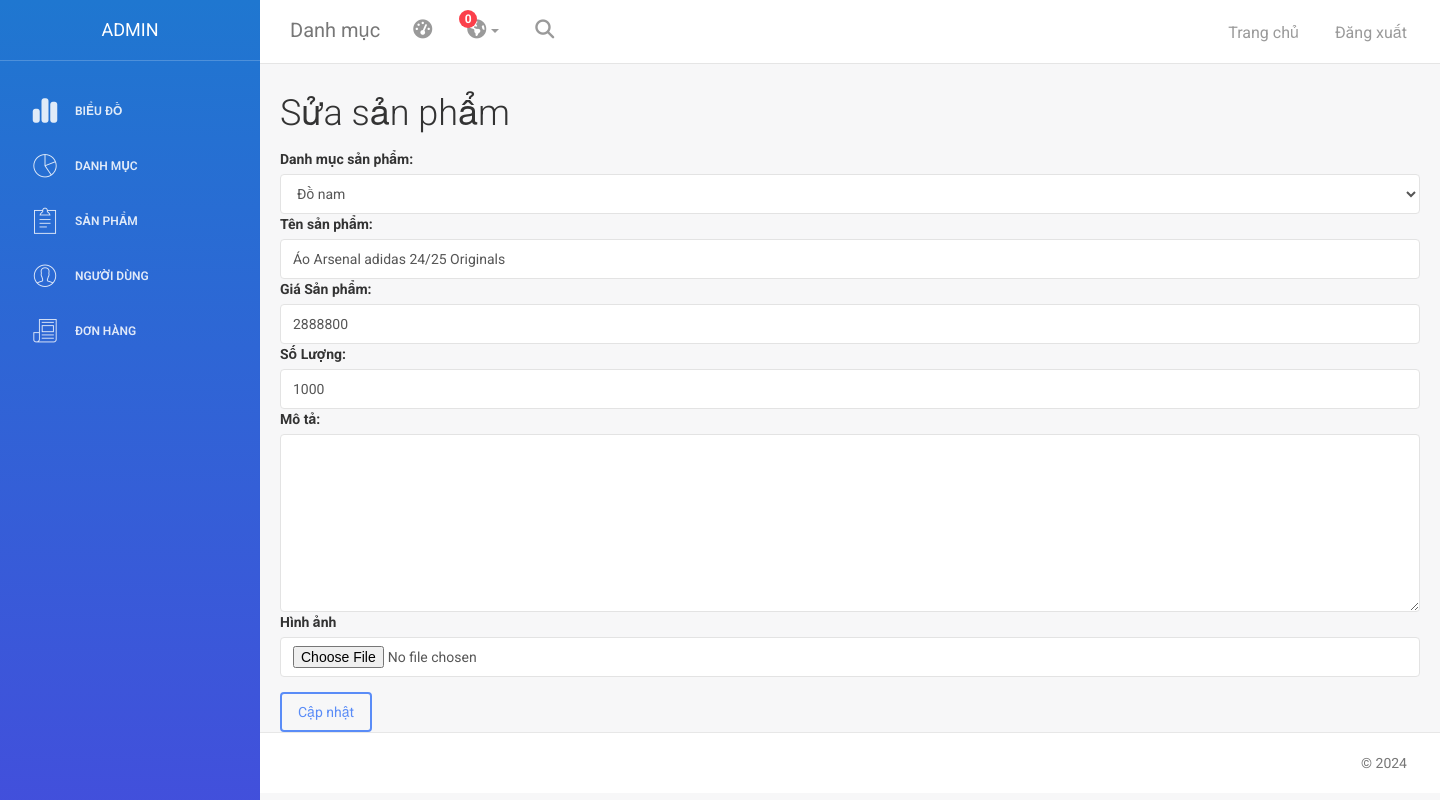
Screenshot of /index.php?ctrl=admin&view=editprod&id=1 (signed in) with the database file from the repository.
### tables this page shows
CREATE TABLE `product` (
  `id_product` int NOT NULL,
  `img_product` varchar(250) NOT NULL,
  `name_product` varchar(250) NOT NULL,
  `price_product` float NOT NULL,
  `description_product` text NOT NULL,
  `sale` int NOT NULL,
  `hot` int NOT NULL,
  `id_category` int NOT NULL,
  `quantity_product` int NOT NULL,
  `description_summary` text NOT NULL
);

### models/m_database.php (called while the page is built, shortened)
<?php
class Database
{
    private $servername = "localhost";
    private $username = "root";
    private $password = "";
    private $database = "arsenal";
    private $conn;
    public function __construct()
    {
        try {
            $this->conn = new PDO("mysql:host=$this->servername;dbname=$this->database", $this->username, $this->password);
            $this->conn->setAttribute(PDO::ATTR_ERRMODE, PDO::ERRMODE_EXCEPTION);
        } catch (PDOException $e) {
            echo "Connection failed: " . $e->getMessage();
        }
    }
    public function query($sql, $params = [])
    {
        try {
            $statement = $this->conn->prepare($sql);
            $statement->execute($params);
            return $statement;
        } catch (PDOException $e) {
            echo "Query failed: " . $e->getMessage();
            return false;
        }
    }
    public function getAll($sql, $params = [])
    {
        $statement = $this->query($sql, $params);
        if ($statement) {
            return $statement->fetchAll(PDO::FETCH_ASSOC);
        }
        return [];
    }
    public function getOne($sql, $params = [])
    {
        $statement = $this->query($sql, $params);
        if ($statement) {
            return $statement->fetch(PDO::FETCH_ASSOC);
        }
        return null;
    }
}

### models/m_product.php (called while the page is built, shortened)
<?php
class Product extends Database
{
    public $db;
    public function __construct()
    {
        $this->db = new Database();
    }
    public function getProductsById($id)
    {
        $sql = "SELECT * FROM product WHERE id_product = $id";
        return $this->db->getone($sql);
    }
}

### models/m_category.php (called while the page is built, shortened)
<?php
class Category extends Database
{
    public $db;
    public function __construct()
    {
        $this->db = new Database();
    }
    public function getAllCategories()
    {
        $sql = "SELECT * FROM categories";
        return $this->db->getAll($sql);
    }
}

### viewsadmin/editprod.php (the view)
<div class="container">
    <h2>Sửa sản phẩm</h2>
    <form action="?ctrl=admin&view=editprod&id=<?= $product['id_product']?>" method="post">
        <div class="form-group">
            <label for="">Danh mục sản phẩm:</label>
                <select name="cate" id="cate" class="form-control">
                    <?php foreach($getcate as $cate){
                        extract($cate);?>
                    <option value="<?= $id_category?>"><?= $name_category?></option>
                    <?php } ?>
                </select>
            <label for="">Tên sản phẩm:</label>
            <input type="text" class="form-control" id="name" name="name" value="<?= $product['name_product']?>" required>
            <label for="">Giá Sản phẩm:</label>
            <input type="number" class="form-control" id="price" name="price" value="<?= $product['price_product']?>" required>
            <label for="">Số Lượng:</label>
            <input type="number" class="form-control" id="quantity" name="quantity" value="<?= $product['quantity_product']?>" required>
            <label for="">Mô tả:</label>
            <textarea  class="form-control" id="description" rows="8" name="description" value="<?= $product['description_product']?>" required>  </textarea>
            <label for="">Hình ảnh</label>
            <input type="file" name="image" id="image" class="form-control">
        </div>
        <button type="submit" name="updateprod" class="btn btn-primary">Cập nhật</button>
    </form>
</div>

### rows the page displays
product: name "Áo Arsenal adidas 24/25 Originals", price "2888800", quantity "1000"

### other values shown
form field cate "Đồ nam"
